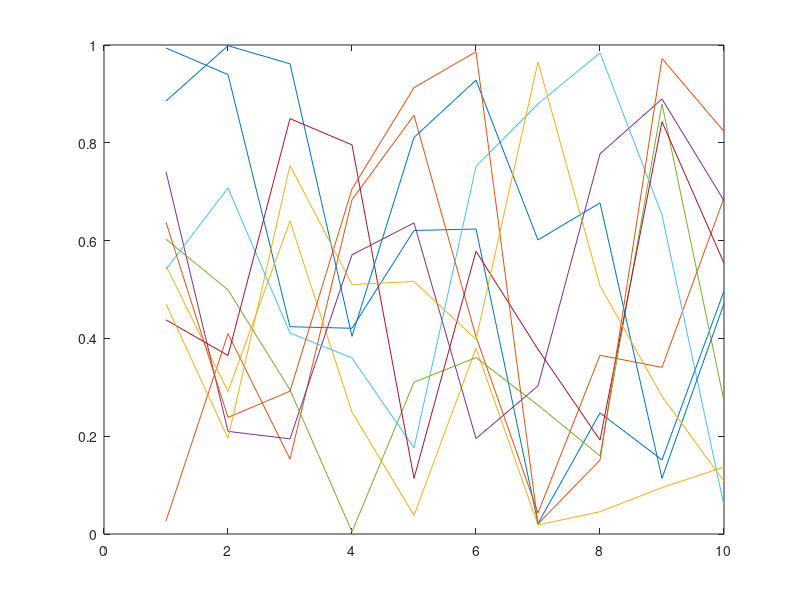

Recreate this plot in MATLAB.
%% Creating an anonymous identity function
% An identity function returns its input arguments. This script 
% demonstrates one way to create an anonymous identity function.
%% Create the function
I = @(X) X;
%% Use the function
% Pass the Unicode Black Star (U+2605; ?)
Y = I('?');
%% Display the result
% This is only necessary in this example.
disp(Y)
%% Making a plot using the function
plot(I(rand(10)));
